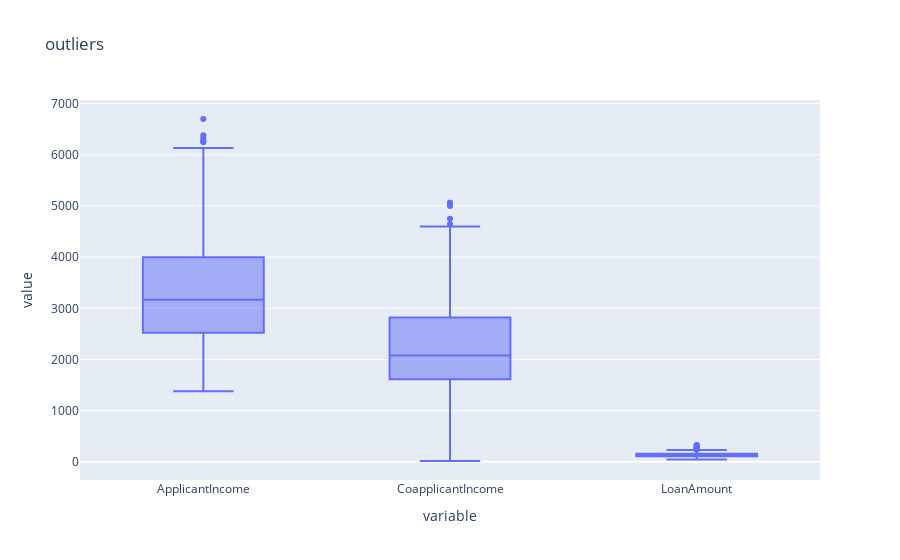

This figure's notebook cell:
### Code cell
fig = px.box(df, y=df.select_dtypes(include='number').columns, title='outliers')
fig.show()

### Figure 1 — Plotly figure (JSON) as saved in the notebook; plotly's stock layout.template omitted (floating-point values rounded to 4 significant figures; data arrays with more than 128 entries replaced by an {"elided": "..."} marker saying what was removed)
{"data": [{"alignmentgroup": "True", "hovertemplate": "variable=%{x}<br>value=%{y}<extra></extra>", "legendgroup": "", "marker": {"color": "#636efa"}, "name": "", "notched": false, "offsetgroup": "", "orientation": "v", "showlegend": false, "type": "box", "x": {"elided": "855 str values"}, "x0": " ", "xaxis": "x", "y": {"elided": "855 float values"}, "y0": " ", "yaxis": "y"}], "layout": {"boxmode": "group", "legend": {"tracegroupgap": 0}, "title": {"text": "outliers"}, "xaxis": {"anchor": "y", "domain": [0, 1], "title": {"text": "variable"}}, "yaxis": {"anchor": "x", "domain": [0, 1], "title": {"text": "value"}}}}
